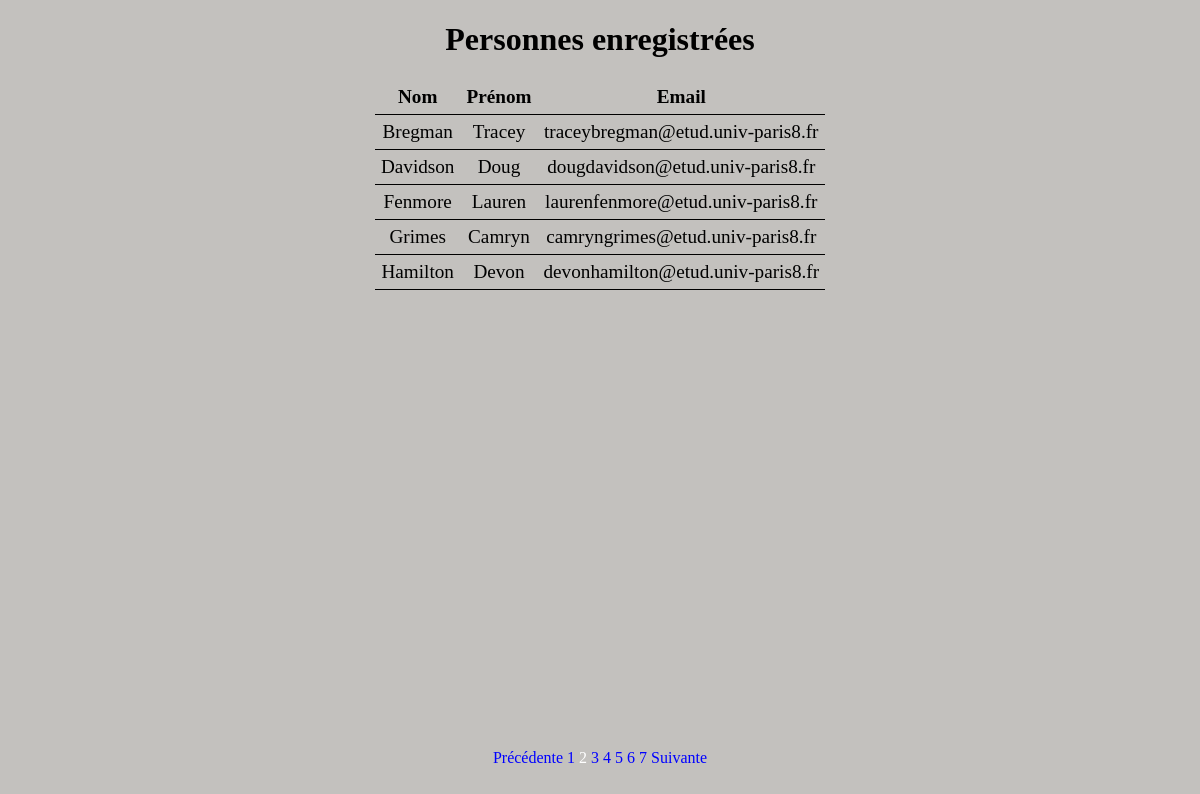
Screenshot of /?page=2 with the database file from the repository.
### tables this page shows
CREATE TABLE `personnes` (
  `nom` varchar(50) NOT NULL,
  `prenom` varchar(50) NOT NULL,
  `email` varchar(50) NOT NULL
);

### index.php (the view, shortened to what this page needs)
<?php
  if(isset($_GET['page']) && !empty($_GET['page'])){
    $currentPage = (int) strip_tags($_GET['page']);
  } else {
    $currentPage = 1;
  }
  require_once('connect.php');
  $result = $database->query('SELECT COUNT(*) AS nbPersonnes FROM `personnes`')->fetch();
  $nbPersonnes = (int) $result['nbPersonnes'];
  $personnesDisplayed = 5;
  $pages = ceil($nbPersonnes/$personnesDisplayed);
  $first = ($currentPage * $personnesDisplayed) - $personnesDisplayed;
  $query = $database->prepare('SELECT * FROM `personnes` LIMIT :first, :personnesDisplayed;');
  $query->bindValue(':first', $first, PDO::PARAM_INT);
  $query->bindValue(':personnesDisplayed', $personnesDisplayed, PDO::PARAM_INT);
  $query->execute();
  $personnes = $query->fetchAll(PDO::FETCH_ASSOC);
?>
<!DOCTYPE html>
<html lang="fr">
  <head>
    <link rel="stylesheet" href="css/style.css">
  </head>
  <body>
    <center>
      <h1>Personnes enregistrées</h1>
      <table>
        <thead>
          <th>Nom</th>
          <th>Prénom</th>
          <th>Email</th>
        </thead>
        <tbody>
          <?php
            foreach($personnes as $personne){
          ?>
            <tr>
              <td><?= $personne['nom'] ?></td>
              <td><?= $personne['prenom'] ?></td>
              <td><?= $personne['email'] ?></td>
            </tr>
          <?php
          }
          ?>
        </tbody>
      </table>
    </center>
    <div class="pages">
      <?php if ($currentPage != 1){ ?>
        <a href="./?page=<?= $currentPage - 1 ?>">Précédente</a>
      <?php } ?>
      <?php for($page = 1; $page <= $pages; $page++){ ?>
          <a href="./?page=<?= $page ?>" class="page-link <?= ($currentPage == $page) ? "active" : "" ?>"><?= $page ?></a>
      <?php } ?>
      <?php if ($currentPage != $pages){ ?>
        <a href="./?page=<?= $currentPage + 1 ?>" class="page-link">Suivante</a>
      <?php } ?>
    </div>
  </body>
</html>

### css/style.css (style rules this page uses)
body { background-color: rgb(195, 193, 190); }
.pages { position: fixed; left: 50%; bottom: 3%; transform: translate(-50%, -50%); margin: 0 auto; }
a { text-decoration: none; color: blue; }
.page-link.active { color: white; text-decoration: none; }
table { border-collapse: collapse; }
tr { border-bottom: 1pt solid black; }
td, th { text-align: center; padding: 6px; font-size:larger; }

### rows the page displays
personnes: nom "Bregman", prenom "Tracey", email "traceybregman@etud.univ-paris8.fr"
personnes: nom "Davidson", prenom "Doug", email "dougdavidson@etud.univ-paris8.fr"
personnes: nom "Fenmore", prenom "Lauren", email "laurenfenmore@etud.univ-paris8.fr"
personnes: nom "Grimes", prenom "Camryn", email "camryngrimes@etud.univ-paris8.fr"
personnes: nom "Hamilton", prenom "Devon", email "devonhamilton@etud.univ-paris8.fr"
